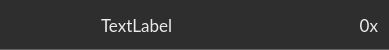
<?xml version="1.0" encoding="UTF-8"?>
<ui version="4.0">
 <class>DatasetLabelEntry</class>
 <widget class="QWidget" name="DatasetLabelEntry">
  <property name="geometry">
   <rect>
    <x>0</x>
    <y>0</y>
    <width>389</width>
    <height>50</height>
   </rect>
  </property>
  <property name="minimumSize">
   <size>
    <width>0</width>
    <height>50</height>
   </size>
  </property>
  <property name="maximumSize">
   <size>
    <width>16777215</width>
    <height>50</height>
   </size>
  </property>
  <property name="cursor">
   <cursorShape>PointingHandCursor</cursorShape>
  </property>
  <property name="windowTitle">
   <string>Form</string>
  </property>
  <property name="styleSheet">
   <string notr="true">QWidget {
	background-color: #2e2e2e;
	border-bottom: 1px solid #666666;
}

QWidget:hover {
	background-color: #131313;
}</string>
  </property>
  <layout class="QHBoxLayout" name="horizontalLayout">
   <property name="spacing">
    <number>15</number>
   </property>
   <item>
    <widget class="QPushButton" name="button_labelDelete">
     <property name="maximumSize">
      <size>
       <width>30</width>
       <height>16777215</height>
      </size>
     </property>
     <property name="cursor">
      <cursorShape>PointingHandCursor</cursorShape>
     </property>
     <property name="styleSheet">
      <string notr="true">QPushButton {
    background-color: transparent;
    border: none;
}</string>
     </property>
     <property name="text">
      <string/>
     </property>
     <property name="icon">
      <iconset resource="../../resources.qrc">
       <normaloff>:/ui/_pics/icons/delete_grey.png</normaloff>:/ui/_pics/icons/delete_grey.png</iconset>
     </property>
     <property name="iconSize">
      <size>
       <width>30</width>
       <height>30</height>
      </size>
     </property>
    </widget>
   </item>
   <item>
    <widget class="QPushButton" name="button_labelRename">
     <property name="maximumSize">
      <size>
       <width>30</width>
       <height>16777215</height>
      </size>
     </property>
     <property name="cursor">
      <cursorShape>PointingHandCursor</cursorShape>
     </property>
     <property name="styleSheet">
      <string notr="true">QPushButton {
    background-color: transparent;
    border: none;
	background-image: url(&quot;ui/_pics/icons/classifier_grey.png&quot;);
}</string>
     </property>
     <property name="text">
      <string/>
     </property>
     <property name="icon">
      <iconset resource="../../resources.qrc">
       <normaloff>:/ui/_pics/icons/edit_grey.png</normaloff>:/ui/_pics/icons/edit_grey.png</iconset>
     </property>
     <property name="iconSize">
      <size>
       <width>30</width>
       <height>30</height>
      </size>
     </property>
    </widget>
   </item>
   <item>
    <widget class="QLabel" name="label_name">
     <property name="font">
      <font>
       <family>Lato</family>
       <pointsize>13</pointsize>
       <fontweight>Light</fontweight>
      </font>
     </property>
     <property name="cursor">
      <cursorShape>PointingHandCursor</cursorShape>
     </property>
     <property name="styleSheet">
      <string notr="true">border: None;
color: #ebebeb;
background-color: transparent;</string>
     </property>
     <property name="text">
      <string>TextLabel</string>
     </property>
    </widget>
   </item>
   <item>
    <widget class="QLabel" name="spectra_counter">
     <property name="maximumSize">
      <size>
       <width>60</width>
       <height>16777215</height>
      </size>
     </property>
     <property name="font">
      <font>
       <family>Lato</family>
       <pointsize>13</pointsize>
       <fontweight>Light</fontweight>
      </font>
     </property>
     <property name="cursor">
      <cursorShape>PointingHandCursor</cursorShape>
     </property>
     <property name="layoutDirection">
      <enum>Qt::LayoutDirection::LeftToRight</enum>
     </property>
     <property name="styleSheet">
      <string notr="true">border: None;
color: #ebebeb;
background-color: transparent;</string>
     </property>
     <property name="text">
      <string>0x</string>
     </property>
     <property name="alignment">
      <set>Qt::AlignmentFlag::AlignRight|Qt::AlignmentFlag::AlignTrailing|Qt::AlignmentFlag::AlignVCenter</set>
     </property>
    </widget>
   </item>
  </layout>
 </widget>
 <resources>
  <include location="../../resources.qrc"/>
 </resources>
 <connections/>
</ui>
